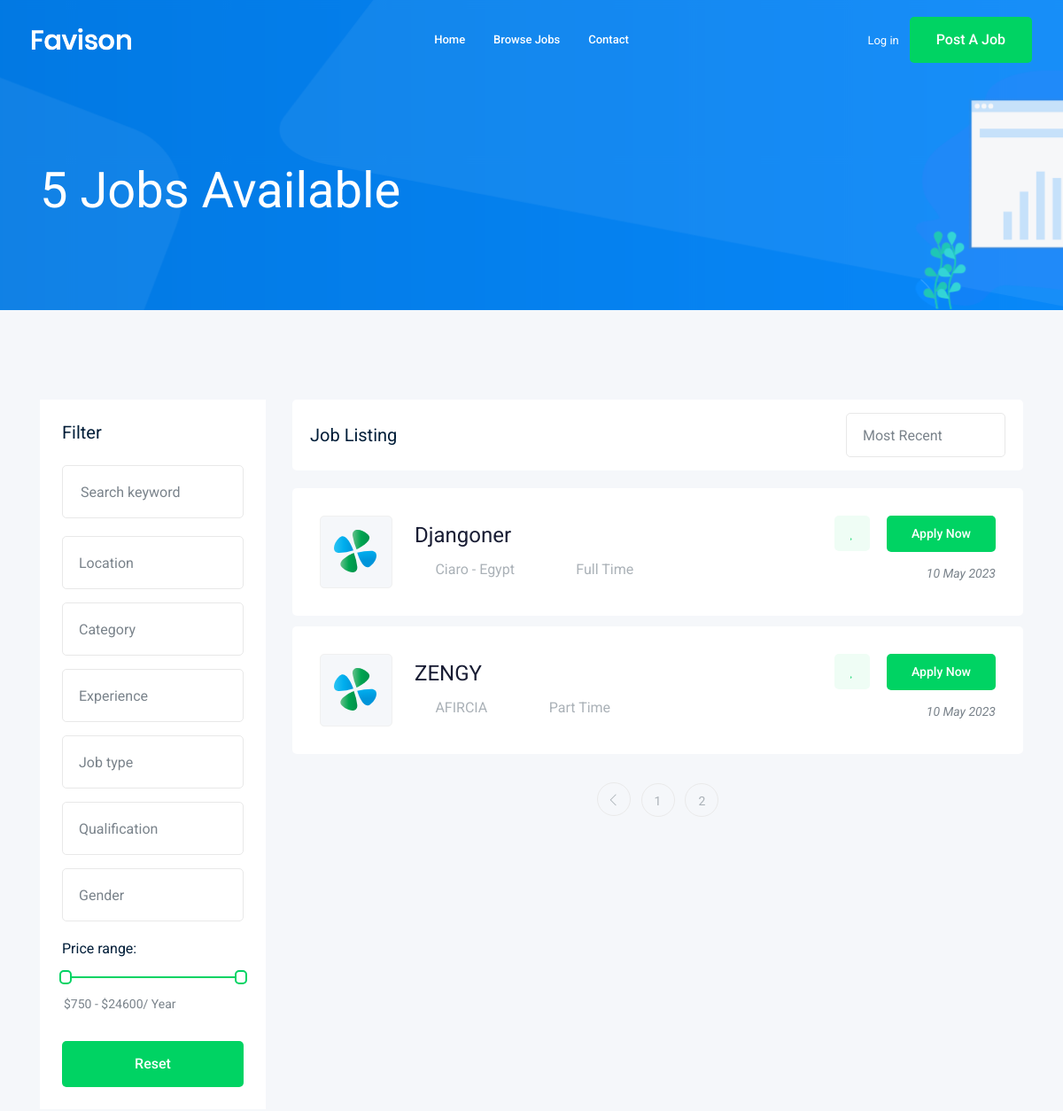
The app's page /jobs/?page=3 (upper part), older data.
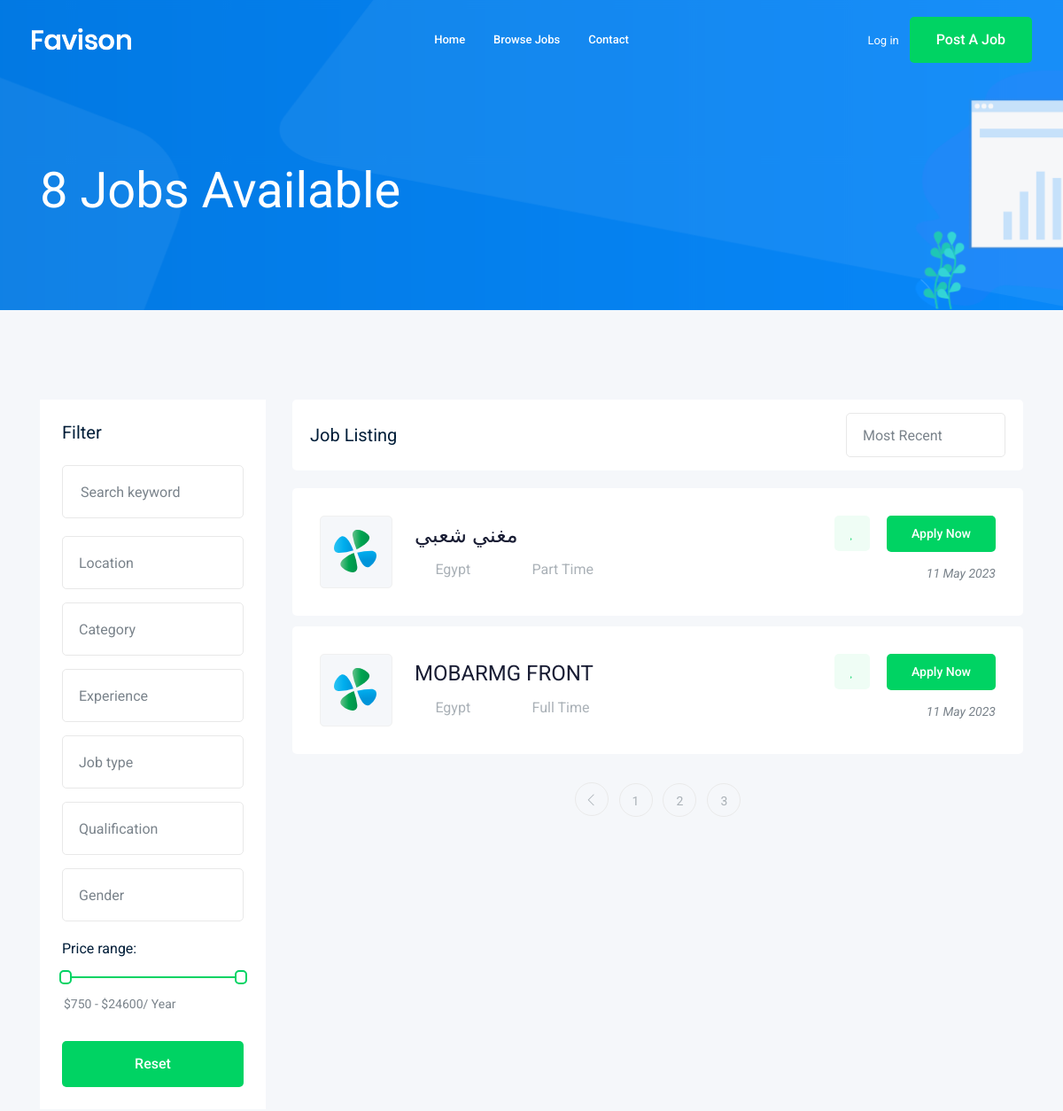
The same page, newer data.
### job/models.py (models this page shows, shortened)
class Job(models.Model):
    owner = models.ForeignKey(User, related_name='job_owner', on_delete=models.DO_NOTHING)
    category = models.ForeignKey('Category', on_delete=models.SET_NULL, null=True)
    title = models.CharField(max_length=100)
    type = models.CharField(max_length=15, choices=JOB_TYPES)
    description = models.TextField(max_length=1000)
    published_at = models.DateTimeField(auto_now=True)
    vacancy = models.IntegerField(default=1)
    salary = models.IntegerField(default=0)
    experience = models.IntegerField(default=0)
    image = models.ImageField(upload_to=upload_img)
    country = models.CharField(max_length=30)
    Responsibility = models.TextField(max_length=2000)
    Qualifications = models.TextField(max_length=1000)
    Benefits = models.TextField(max_length=500)
    slug = models.SlugField(blank=True, null=True)
    def __str__(self) -> str:
        return self.title

### job/views.py (the view)
# urls.py: path('', views.job_list, name='job_list'),
def job_list(request):
    job_list = Job.objects.all()
    paginator = Paginator(job_list, 3)
    page_number = request.GET.get('page')
    page_obj = paginator.get_page(page_number)
    context = {
                'jobs': page_obj,
                'jobs_count' : len(job_list)
            }
    return render(request, 'job/job_list.html', context)

### job/templates/job/job_list.html (shortened to what this page needs)
{% extends 'base.html' %}
{% block body %}
    <div class="bradcam_area bradcam_bg_1">
        <div class="container">
            <div class="row">
                <div class="col-xl-12">
                    <div class="bradcam_text">
                        <h3> {{ jobs_count }} Jobs Available</h3>
                    </div>
                </div>
            </div>
        </div>
    </div>
    <div class="job_listing_area plus_padding">
        <div class="container">
            <div class="row">
                <div class="col-lg-3">
                    <div class="job_filter white-bg">
                        <div class="form_inner white-bg">
                            <h3>Filter</h3>
                            <form action="#">
                                <div class="row">
                                    <div class="col-lg-12">
                                        <div class="single_field">
                                            <input type="text" placeholder="Search keyword">
                                        </div>
                                    </div>
                                    <div class="col-lg-12">
                                    </div>
                                    <div class="col-lg-12">
                                    </div>
                                    <div class="col-lg-12">
                                    </div>
                                    <div class="col-lg-12">
                                    </div>
                                    <div class="col-lg-12">
                                    </div>
                                    <div class="col-lg-12">
                                    </div>
                                </div>
                            </form>
                        </div>
                        <div class="range_wrap">
                            <label for="amount">Price range:</label>
                            <div id="slider-range"></div>
                            <p>
                                <input type="text" id="amount" readonly style="border:0; color:#7A838B; font-size: 14px; font-weight:400;">
                            </p>
                        </div>
                        <div class="reset_btn">
                            <button  class="boxed-btn3 w-100" type="submit">Reset</button>
                        </div>
                    </div>
                </div>
                <div class="col-lg-9">
                    <div class="recent_joblist_wrap">
                        <div class="recent_joblist white-bg ">
                            <div class="row align-items-center">
                                <div class="col-md-6">
                                    <h4>Job Listing</h4>
                                </div>
                                <div class="col-md-6">
                                    <div class="serch_cat d-flex justify-content-end">
                                    </div>
                                </div>
                            </div>
                        </div>
                    </div>
                    <div class="job_lists m-0">
                        <div class="row">
                            {% for job in jobs %}
                            <div class="col-lg-12 col-md-12">
                                <div class="single_jobs white-bg d-flex justify-content-between">
                                    <div class="jobs_left d-flex align-items-center">
                                        <div class="thumb">
                                            <img src="img/svg_icon/1.svg" alt="">
                                        </div>
                                        <div class="jobs_conetent">
                                            <a href="{% url 'jobs:job_details' job.slug %}"><h4>{{job}}</h4></a>
                                            <div class="links_locat d-flex align-items-center">
                                                <div class="location">
                                                    <p> <i class="fa fa-map-marker"></i> {{job.country}}</p>
                                                </div>
                                                <div class="location">
                                                    <p> <i class="fa fa-clock-o"></i>{{job.type}}</p>
                                                </div>
                                            </div>
                                        </div>
                                    </div>
                                    <div class="jobs_right">
                                        <div class="apply_now">
                                            <a class="heart_mark" href="#"> <i class="fa fa-heart"></i> </a>
                                            <a href="{% url 'jobs:job_details' job.slug %}" class="boxed-btn3">Apply Now</a>
                                        </div>
                                        <div class="date">
                                            <p>{{job.published_at|date:'d M o'}}</p>
                                        </div>
                                    </div>
                                </div>
                            </div>
                            {% endfor %}
                        </div>
                        {% if jobs.has_other_pages %}
                        <div class="row">
                            <div class="col-lg-12">
                                <div class="pagination_wrap">
                                    <ul>
                                        {% if jobs.has_previous %}
                                        <li><a href="?page={{jobs.previous_page_number}}"> <i class="ti-angle-left"></i> </a></li>
                                        {% endif %}
                                        {% for page_num in jobs.paginator.page_range %}
                                        <li><a href="?page={{page_num }}"><span>{{page_num}}</span></a></li>
                                        {% endfor %}
                                    </ul>
                                </div>
                            </div>
                        {% endif %}
                        </div>
                    </div>
                </div>
            </div>
        </div>
    </div>
{% endblock body %}

### templates/base.html (shortened to what this page needs)
{% load static %}
<!doctype html>
<html class="no-js" lang="zxx">
<head>
    <link rel="stylesheet" href="{% static 'css/bootstrap.min.css' %}">
    <link rel="stylesheet" href="{% static 'css/owl.carousel.min.css' %}">
    <link rel="stylesheet" href="{% static 'css/magnific-popup.css' %}">
    <link rel="stylesheet" href="{% static 'css/font-awesome.min.css' %}">
    <link rel="stylesheet" href="{% static 'css/themify-icons.css' %}">
    <link rel="stylesheet" href="{% static 'css/nice-select.css' %}">
    <link rel="stylesheet" href="{% static 'css/flaticon.css' %}">
    <link rel="stylesheet" href="{% static 'css/jquery-ui.css' %}">
    <link rel="stylesheet" href="{% static 'css/gijgo.css' %}">
    <link rel="stylesheet" href="{% static 'css/animate.min.css' %}">
    <link rel="stylesheet" href="{% static 'css/slicknav.css' %}">
    <link rel="stylesheet" href="{% static 'css/style.css' %}">
</head>
<body>
    <header>
        <div class="header-area ">
            <div id="sticky-header" class="main-header-area">
                <div class="container-fluid ">
                    <div class="header_bottom_border">
                        <div class="row align-items-center">
                            <div class="col-xl-3 col-lg-2">
                                <div class="logo">
                                    <a href="index.html">
                                        <img src="img/logo.png" alt="">
                                    </a>
                                </div>
                            </div>
                            <div class="col-xl-6 col-lg-7">
                                <div class="main-menu  d-none d-lg-block">
                                    <nav>
                                        <ul id="navigation">
                                            <li><a href="/">home</a></li>
                                            <li><a href="{% url 'jobs:job_list' %}">Browse Jobs</a></li>
                                            <li><a href="{% url 'contact:contact' %}">Contact</a></li>
                                        </ul>
                                    </nav>
                                </div>
                            </div>
                            <div class="col-xl-3 col-lg-3 d-none d-lg-block">
                                <div class="Appointment">
                                    {% if request.user.is_authenticated %}
                                        <div class="phone_num d-none d-xl-block">
                                            <a href="{% url 'accounts:profile' %}">Profile</a>
                                        </div>
                                    {% else %}
                                        <div class="phone_num d-none d-xl-block">
                                            <a href="{% url 'login' %}">Log in</a>
                                        </div>
                                    {% endif %}
                                    <div class="d-none d-lg-block">
                                        <a class="boxed-btn3" href="{% url 'jobs:add_job' %}">Post a Job</a>
                                    </div>
                                </div>
                            </div>
                            <div class="col-12">
                            </div>
                        </div>
                    </div>
                </div>
            </div>
        </div>
    </header>
    {% block body %}
    {% endblock body %}
</body>
</html>

Row changes from the older to the newer data that the page shows:
no longer on this page (row unchanged): Job: title "Djangoner", country "Ciaro - Egypt", type "Full Time", published_at "10 May 2023"
no longer on this page (row unchanged): Job: title "ZENGY", country "AFIRCIA", type "Part Time", published_at "10 May 2023"
added Job: title "مغني شعبي", country "Egypt", type "Part Time", published_at "11 May 2023"
added Job: title "MOBARMG FRONT", country "Egypt", type "Full Time", published_at "11 May 2023"
Text that changed along with them:
{{ jobs_count }}: "5" → "8"
new list line: "3"
